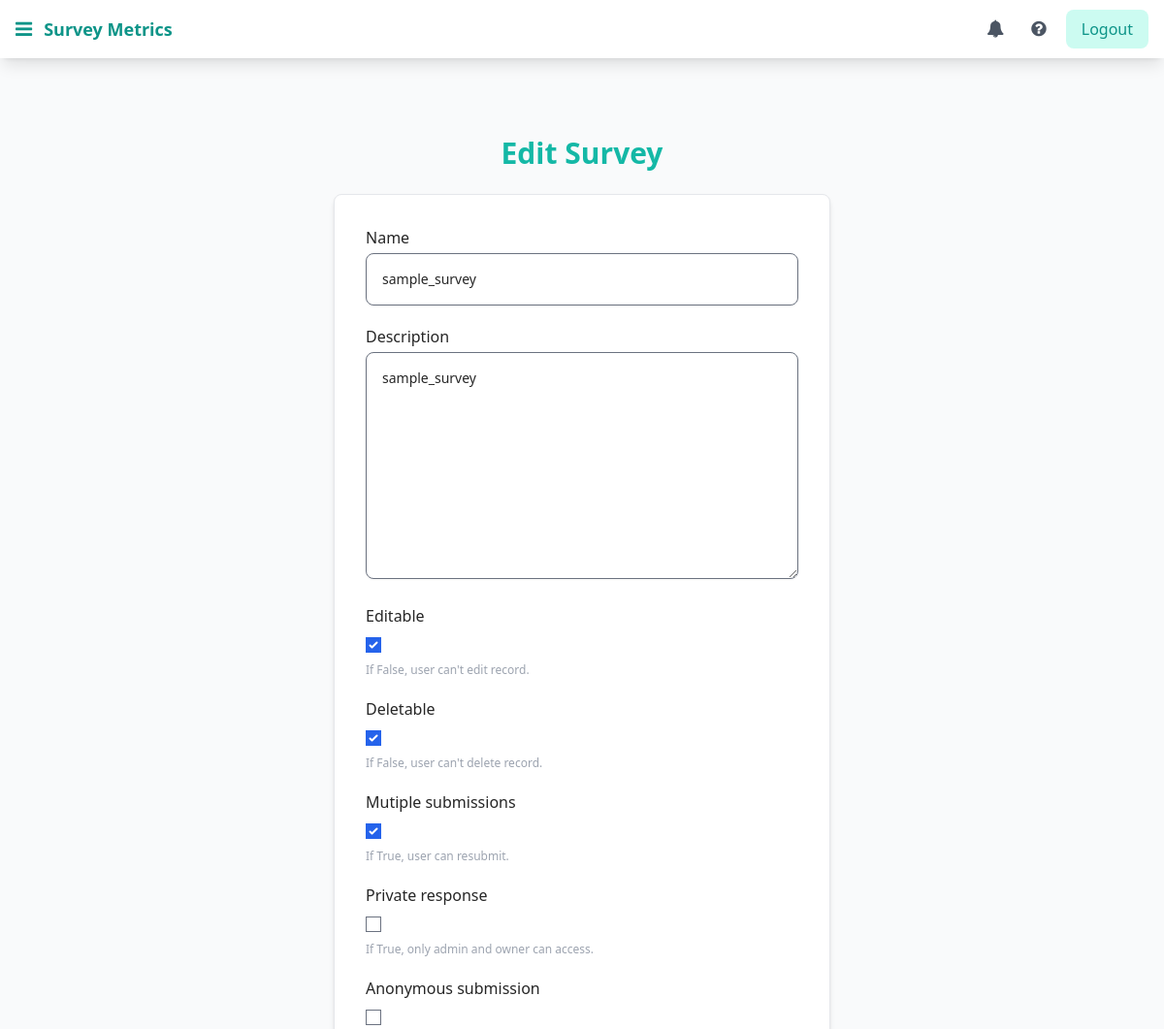
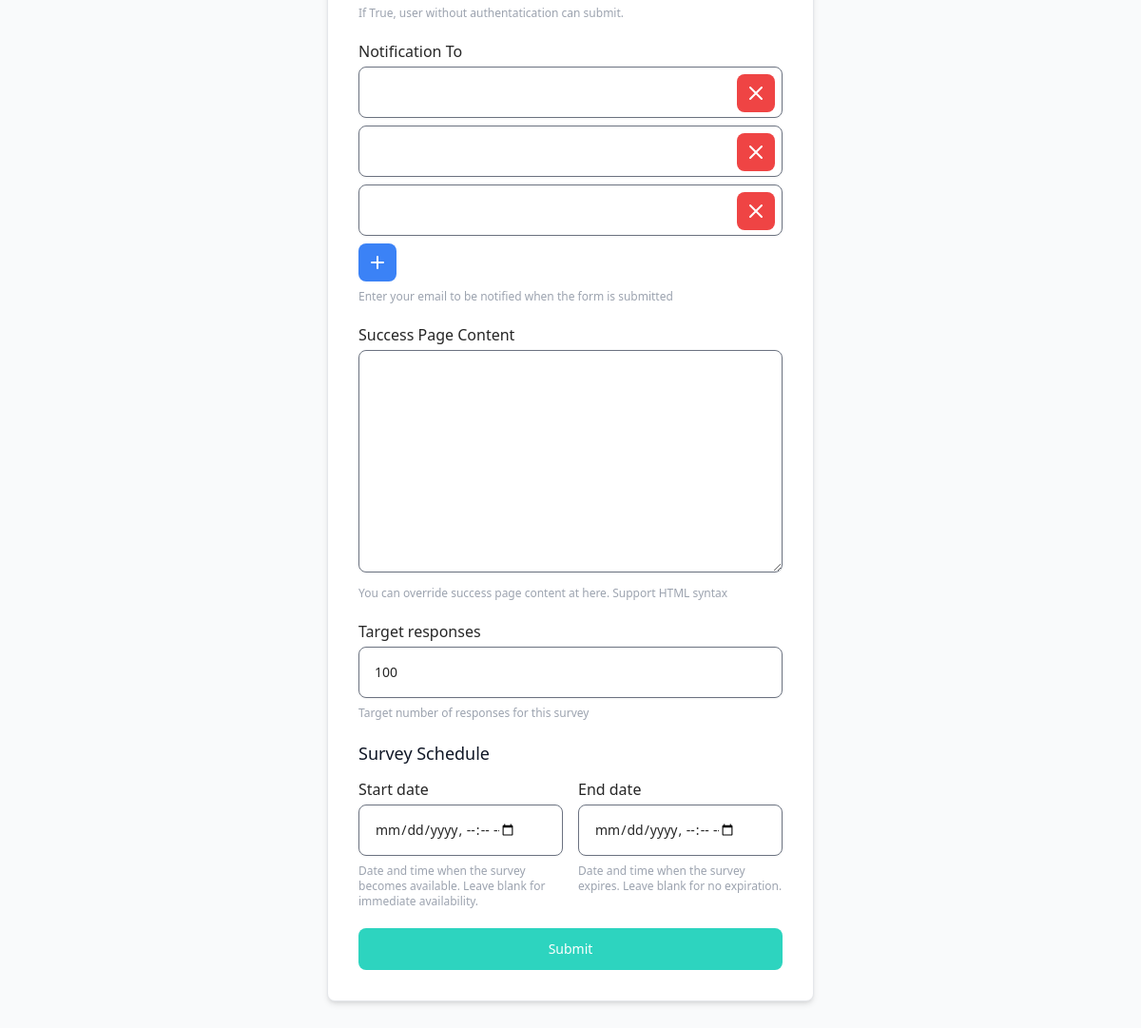
/survey/edit/survey/sample_survey/ (signed in), run on the app's committed database (2 pictures, top to bottom).
### djf_surveys/models.py (models this page shows, shortened)
class BaseModel(models.Model):
    created_at = models.DateTimeField(auto_now_add=True)
    updated_at = models.DateTimeField(auto_now=True)
    class Meta:
        abstract = True

class Survey(BaseModel):
    name = models.CharField(_("name"), max_length=200)
    description = models.TextField(_("description"), default='')
    slug = models.SlugField(_("slug"), max_length=225, default='')
    valid_until = models.DateTimeField(_("valid until"), blank=True, null=True,
                                       help_text=_("Specify the expiration date for this survey."))
    editable = models.BooleanField(_("editable"), default=True,
                                   help_text=_("If False, user can't edit record."))
    deletable = models.BooleanField(_("deletable"), default=True,
                                    help_text=_("If False, user can't delete record."))
    duplicate_entry = models.BooleanField(_("mutiple submissions"), default=False,
                                          help_text=_("If True, user can resubmit."))
    private_response = models.BooleanField(_("private response"), default=False,
                                           help_text=_("If True, only admin and owner can access."))
    can_anonymous_user = models.BooleanField(_("anonymous submission"), default=False,
                                             help_text=_("If True, user without authentatication can submit."))
    notification_to = models.TextField(_("Notification To"), blank=True, null=True,
                                       help_text=_("Enter your email to be notified when the form is submitted"))
    success_page_content = models.TextField(
        _("Success Page Content"), blank=True, null=True,
        help_text=_("You can override success page content at here. Support HTML syntax")
    )
    start_date = models.DateTimeField(
        _("start date"), blank=True, null=True,
        help_text=_("Date and time when the survey becomes available. Leave blank for immediate availability.")
    )
    end_date = models.DateTimeField(
        _("end date"), blank=True, null=True,
        help_text=_("Date and time when the survey expires. Leave blank for no expiration.")
    )
    target_responses = models.PositiveIntegerField(
        _("target responses"),
        default=100,
        help_text=_("Target number of responses for this survey")
    )
    class Meta:
        verbose_name = _("survey")
        verbose_name_plural = _("surveys")

### djf_surveys/admins/views.py (the view, shortened to what this page needs)
# urls.py: path('edit/survey/<str:slug>/', admin_views.AdminEditSurveyView.as_view(), name='admin_edit_survey'),
@method_decorator(staff_member_required, name='dispatch')
class AdminEditSurveyView(ContextTitleMixin, UpdateView):
    model = Survey
    form_class = SurveyForm
    template_name = 'djf_surveys/admins/form.html'
    title_page = _("Edit Survey")

### djf_surveys/admins/v2/forms.py (shortened to what this page needs)
class SurveyForm(forms.ModelForm):
    class Meta:
        model = Survey
        fields = [
            'name', 'description', 'editable', 'deletable',
            'duplicate_entry', 'private_response', 'can_anonymous_user',
            'notification_to', 'success_page_content', 'start_date', 'end_date','target_responses'
        ]
    def __init__(self, *args, **kwargs):
        super().__init__(*args, **kwargs)
        self.fields['notification_to'].widget = InlineChoiceField()
        self.fields['start_date'].widget = forms.DateTimeInput(
            attrs={'type': 'datetime-local'},
            format='%Y-%m-%dT%H:%M'
        )
        self.fields['end_date'].widget = forms.DateTimeInput(
            attrs={'type': 'datetime-local'},
            format='%Y-%m-%dT%H:%M'
        )

### djf_surveys/context_processors.py (called while the page is built)
def surveys_context(request):
    context = {
        'get_master_template': app_settings.SURVEY_MASTER_TEMPLATE,
        'chart_js_src': app_settings.CHART_JS_SRC,
        'get_type_field': get_type_field,
        'link_back_on_success_page': app_settings.SURVEY_LINK_BACK_ON_SUCCESS_PAGE
    }
    return context

### djf_surveys/mixin.py (called while the page is built)
    def get_title_page(self):
        return self.title_page

    def get_sub_title_page(self):
        return self.sub_title

    def get_context_data(self, **kwargs):
        if 'form' not in kwargs:
            kwargs['title'] = self.get_title_page()
            kwargs['title_page'] = self.get_title_page()
            kwargs['sub_title_page'] = self.get_sub_title_page()
        return super().get_context_data(**kwargs)

### djf_surveys/templatetags/djf_survey_tags.py (called while the page is built)
@register.filter(name='addclass')
def addclass(field, class_attr):
    return field.as_widget(attrs={'class': class_attr})

### djf_surveys/widgets.py (called while the page is built)
    def get_context(self, name, value, attrs):
        context = super().get_context(name, value, attrs)
        if context['widget']['value']:
            context['widget']['choice_value'] = [x.strip() for x in context['widget']['value'].split(',')]
        else:
            context['widget']['choice_value'] = []
        choices_count = len(context['widget']['choice_value'])
        context['widget']['extra'] = range(1 + choices_count, self.extra + 1 + choices_count)
        return context

### djf_surveys/templates/djf_surveys/admins/form.html (shortened to what this page needs)
{% extends 'djf_surveys/admins/master.html' %}
{% load djf_survey_tags i18n %}
{% block content %}
    <div class="max-w-screen-xl px-4 py-16 mx-auto sm:px-6 lg:px-8">
        <div class="max-w-lg mx-auto">
            <h1 class="text-2xl font-bold text-center text-teal-500 sm:text-3xl">{{ title_page }}</h1>
            <div class="p-8 mt-6 mb-0 space-y-4 rounded-lg shadow-md border border-gray-200 bg-white">
                <form method="post">
                    {% for field in form %}
                        {% if field.name != 'start_date' and field.name != 'end_date' %}
                            <div class="mb-5" id="section_field_{{ field.auto_id }}">
                                <label for="email" class="text-base font-medium">{{ field.label }}</label>
                                <div class="mt-1">
                                    {% if field.field.widget.input_type == 'radio' or field.field.widget.input_type == 'checkbox' %}
                                        {{ field }}
                                    {% else %}
                                        {{ field|addclass:'w-full p-4 pr-12 text-sm border-gray-500 rounded-lg shadow-sm' }}
                                    {% endif %}
                                </div>
                                <p class="text-xs text-gray-400 mt-2">{{ field.help_text }}</p>
                            </div>
                        {% endif %}
                    {% endfor %}
                    {% if 'start_date' in form.fields and 'end_date' in form.fields %}
                        <div class="mb-5">
                            <h3 class="text-lg font-medium text-gray-900 mb-3">{% trans "Survey Schedule" %}</h3>
                            <div class="grid grid-cols-1 md:grid-cols-2 gap-4">
                                <div id="section_field_{{ form.start_date.auto_id }}">
                                    <label for="{{ form.start_date.auto_id }}" class="text-base font-medium">{{ form.start_date.label }}</label>
                                    <div class="mt-1">
                                        {{ form.start_date|addclass:'w-full p-4 pr-12 text-sm border-gray-500 rounded-lg shadow-sm' }}
                                    </div>
                                    <p class="text-xs text-gray-400 mt-2">{{ form.start_date.help_text }}</p>
                                </div>
                                <div id="section_field_{{ form.end_date.auto_id }}">
                                    <label for="{{ form.end_date.auto_id }}" class="text-base font-medium">{{ form.end_date.label }}</label>
                                    <div class="mt-1">
                                        {{ form.end_date|addclass:'w-full p-4 pr-12 text-sm border-gray-500 rounded-lg shadow-sm' }}
                                    </div>
                                    <p class="text-xs text-gray-400 mt-2">{{ form.end_date.help_text }}</p>
                                </div>
                            </div>
                        </div>
                    {% endif %}
                    <button type="submit" class="block w-full mt-5 px-5 py-3 text-sm font-medium text-white bg-teal-400 rounded-lg hover:bg-teal-600 hover:text-white transition-colors">
                        {% trans "Submit" %}
                    </button>
                </form>
            </div>
        </div>
    </div>
{% endblock %}

### data on the page
Survey: form "sample_survey" "sample_survey" "100", form "☑" "☑" "☑"

### other printed values
{{ title_page }} "Edit Survey"
{{ field.label }} "Name" "Description" "Editable" "Deletable" "Mutiple submissions" "Private response" "Anonymous submission" "Notification To" "Success Page Content" "Target responses"
{{ field.help_text }} "If False, user can't edit record." "If False, user can't delete record." "If True, user can resubmit." "If True, only admin and owner can access." "If True, user without authentatication can submit." "Enter your email to be notified when the form is submitted" "You can override success page content at here. Support HTML syntax" "Target number of responses for this survey"
